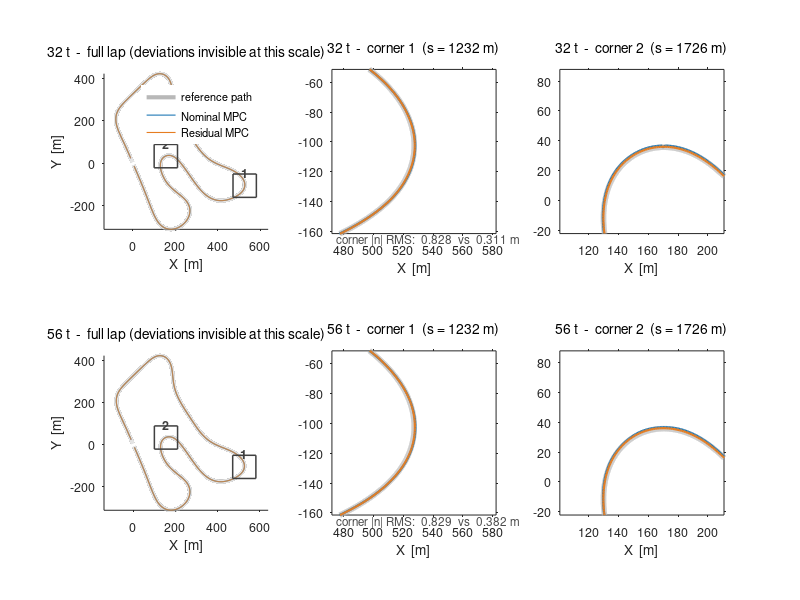

MATLAB code to generate this figure:
% 참조 경로 vs 주행 궤적 - nominal MPC / residual MPC, 32 t 와 56 t
%
% Frenet (s, n) 을 전역 좌표로 되돌려 기준 경로 위에 겹쳐 그린다.
%
% ** 스케일 주의 ** 트랙 한 바퀴가 2,546 m 인데 횡오차는 최대 1.1 m 다.
% 전체 트랙(왼쪽 칸)에서는 세 선이 겹쳐 보인다. 그래서 가장 급한 코너 두 곳을
% 확대해 함께 그린다(가운데/오른쪽 칸). 확대 창에서만 차이가 눈에 보인다.
%
% 주행: Q_n=1e-4, v=10, Hockenheim 건조.
%       잔차 주행은 solve 109 ms 시절이라 실제 제어율이 6.5 Hz 다 (nominal 10 Hz).
%
% 데이터: fig_track_compare.mat  (results/track_compare.py 가 생성)
% 실행:   results/matlab/ 폴더 안에서 `plot_track_compare`
% 요구:   base MATLAB 만 (툴박스 불필요). R2013a 이상.

clear; close all
load('fig_track_compare.mat')

REF  = [0.72 0.72 0.72];
NOM  = [0.12 0.47 0.71];
RES  = [0.90 0.49 0.13];

nM = numel(mass);  nZ = size(zoom_xy,1);

%% ---- 수치 표 (명령창) ----
fprintf('\n=== Reference path vs driven trajectory ===\n');
fprintf('track length %.0f m,  zoom windows at s = %.0f / %.0f m (half %.0f m)\n', ...
        s_total, zoom_s(1), zoom_s(2), zoom_half);
fprintf('%5s %14s %9s %10s %9s %9s\n', ...
        'mass','controller','rate[Hz]','corner|n|','mean|n|','max|n|');
for i = 1:nM
    for k = 1:2
        fprintf('%4dt %14s %9.1f %10.3f %9.3f %9.3f\n', mass(i), variant{k}, ...
                met(i,k,1), met(i,k,2), met(i,k,3), met(i,k,4));
    end
end
fprintf(['corner |n| = RMS over |kappa| >= 0.02 (R <= 50 m).  ' ...
         'Residual runs were at 6.5 Hz (pre solver fix).\n\n']);

%% ---- 그림: 행 = 적재, 열 = [전체 트랙, 확대1, 확대2] ----
figure('Color','w','Position',[50 50 1280 720])
for i = 1:nM
    xn = traj_x{i,1};  yn = traj_y{i,1};      % nominal
    xr = traj_x{i,2};  yr = traj_y{i,2};      % residual

    % --- 전체 트랙 ---
    subplot(nM, nZ+1, (i-1)*(nZ+1) + 1); hold on; box off
    set(gca,'FontSize',9,'TickDir','out')
    p0 = plot(ref_x, ref_y, '-', 'Color', REF, 'LineWidth', 3);
    p1 = plot(xn, yn, '-', 'Color', NOM, 'LineWidth', 0.8);
    p2 = plot(xr, yr, '-', 'Color', RES, 'LineWidth', 0.8);
    for z = 1:nZ                                  % 확대 창 위치 표시
        cx = zoom_xy(z,1); cy = zoom_xy(z,2); h = zoom_half;
        plot([cx-h cx+h cx+h cx-h cx-h], [cy-h cy-h cy+h cy+h cy-h], ...
             '-', 'Color', [0.25 0.25 0.25], 'LineWidth', 1.1);
        text(cx, cy+h*1.12, sprintf('%d', z), 'HorizontalAlignment','center', ...
             'FontSize',9,'FontWeight','bold','Color',[0.25 0.25 0.25]);
    end
    axis equal; axis tight
    if i == 1
        legend([p0 p1 p2], {'reference path','Nominal MPC','Residual MPC'}, ...
               'Location','best','Box','off','FontSize',8);
    end
    xlabel('X  [m]'); ylabel('Y  [m]')
    title(sprintf('%d t  -  full lap (deviations invisible at this scale)', mass(i)), ...
          'FontSize',10,'FontWeight','normal')

    % --- 확대 창 ---
    for z = 1:nZ
        subplot(nM, nZ+1, (i-1)*(nZ+1) + 1 + z); hold on; box on
        set(gca,'FontSize',9,'TickDir','out')
        plot(ref_x, ref_y, '-', 'Color', REF, 'LineWidth', 4);
        plot(xn, yn, '-', 'Color', NOM, 'LineWidth', 1.6);
        plot(xr, yr, '-', 'Color', RES, 'LineWidth', 1.6);
        cx = zoom_xy(z,1); cy = zoom_xy(z,2); h = zoom_half;
        axis equal
        xlim([cx-h cx+h]); ylim([cy-h cy+h]);
        xlabel('X  [m]')
        title(sprintf('%d t  -  corner %d  (s = %.0f m)', mass(i), z, zoom_s(z)), ...
              'FontSize',10,'FontWeight','normal')
        if z == 1
            text(0.03, 0.06, sprintf('corner |n| RMS:  %.3f  vs  %.3f m', ...
                 met(i,1,2), met(i,2,2)), 'Units','normalized', ...
                 'FontSize',8.5,'Color',[0.3 0.3 0.3]);
        end
    end
end
